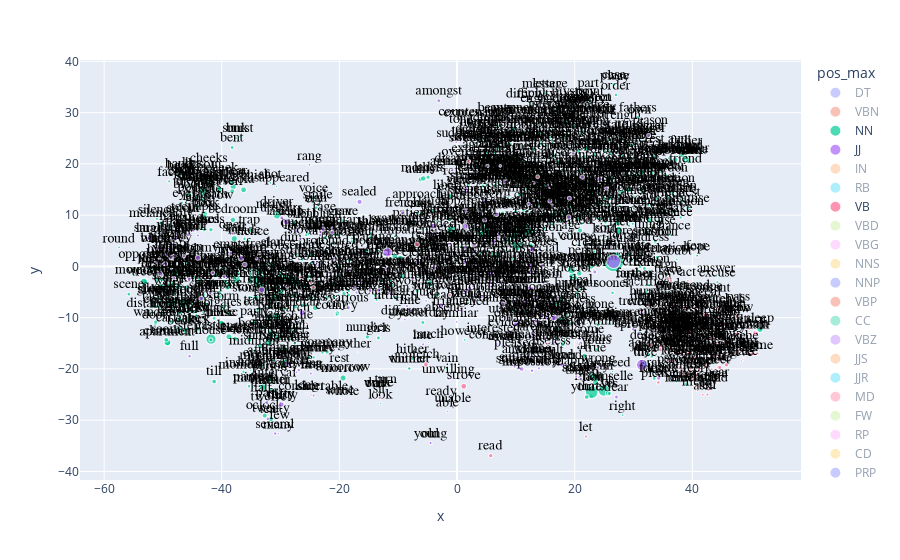

Notebook cell for this chart:
### Code cell
px.scatter(X.reset_index(), 'x', 'y', 
           text='term_str', 
           color='pos_max', 
           hover_name='term_str',          
           size='tfidf_max',
           height=1000).update_traces(
                mode='markers+text', 
                textfont=dict(color='black', size=14, family='Arial'),
                textposition='top center')

### Figure 1 — Plotly figure (JSON) as saved in the notebook; plotly's stock layout.template omitted (floating-point values rounded to 4 significant figures; data arrays with more than 128 entries replaced by an {"elided": "..."} marker saying what was removed)
{"data": [{"hovertemplate": "<b>%{hovertext}</b><br><br>pos_max=DT<br>x=%{x}<br>y=%{y}<br>tfidf_max=%{marker.size}<br>term_str=%{text}<extra></extra>", "hovertext": ["a", "all", "an", "another", "any", "both", "each", "either", "every", "neither", "no", "some", "the", "these", "this", "those"], "legendgroup": "DT", "marker": {"color": "#636efa", "size": [0, 0.2015, 0.2015, 1.284, 0.996, 2.635, 3.012, 1.429, 2.2, 2.069, 0, 0.4192, 0, 1.692, 0, 1.518], "sizemode": "area", "sizeref": 0.3086, "symbol": "circle"}, "mode": "markers+text", "name": "DT", "showlegend": true, "text": ["a", "all", "an", "another", "any", "both", "each", "either", "every", "neither", "no", "some", "the", "these", "this", "those"], "textfont": {"color": "black", "family": "Arial", "size": 14}, "textposition": "top center", "type": "scattergl", "visible": "legendonly", "x": [-21.78, 23.9, -20.96, -21.32, 26.15, -1.146, -17.6, 26.95, -20.49, 27.65, 26.95, -30.92, -42.33, -14.83, -18.97, -14.79], "xaxis": "x", "y": [-28.47, -13.73, -29.08, -28.49, -9.78, 32.25, -13.74, -7.771, -27.46, -8.356, -11.47, -33.48, -6.364, -18.64, -26.24, -18.59], "yaxis": "y"}, {"hovertemplate": "<b>%{hovertext}</b><br><br>pos_max=VBN<br>x=%{x}<br>y=%{y}<br>tfidf_max=%{marker.size}<br>term_str=%{text}<extra></extra>", "hovertext": {"elided": "147 str values"}, "legendgroup": "VBN", "marker": {"color": "#EF553B", "size": {"elided": "147 float values"}, "sizemode": "area", "sizeref": 0.3086, "symbol": "circle"}, "mode": "markers+text", "name": "VBN", "showlegend": true, "text": {"elided": "147 str values"}, "textfont": {"color": "black", "family": "Arial", "size": 14}, "textposition": "top center", "type": "scattergl", "visible": "legendonly", "x": {"elided": "147 float values"}, "xaxis": "x", "y": {"elided": "147 float values"}, "yaxis": "y"}, {"hovertemplate": "<b>%{hovertext}</b><br><br>pos_max=NN<br>x=%{x}<br>y=%{y}<br>tfidf_max=%{marker.size}<br>term_str=%{text}<extra></extra>", "hovertext": {"elided": "911 str values"}, "legendgroup": "NN", "marker": {"color": "#00cc96", "size": {"elided": "911 float values"}, "sizemode": "area", "sizeref": 0.3086, "symbol": "circle"}, "mode": "markers+text", "name": "NN", "showlegend": true, "text": {"elided": "911 str values"}, "textfont": {"color": "black", "family": "Arial", "size": 14}, "textposition": "top center", "type": "scattergl", "visible": true, "x": {"elided": "911 float values"}, "xaxis": "x", "y": {"elided": "911 float values"}, "yaxis": "y"}, {"hovertemplate": "<b>%{hovertext}</b><br><br>pos_max=JJ<br>x=%{x}<br>y=%{y}<br>tfidf_max=%{marker.size}<br>term_str=%{text}<extra></extra>", "hovertext": {"elided": "306 str values"}, "legendgroup": "JJ", "marker": {"color": "#ab63fa", "size": {"elided": "306 float values"}, "sizemode": "area", "sizeref": 0.3086, "symbol": "circle"}, "mode": "markers+text", "name": "JJ", "showlegend": true, "text": {"elided": "306 str values"}, "textfont": {"color": "black", "family": "Arial", "size": 14}, "textposition": "top center", "type": "scattergl", "visible": true, "x": {"elided": "306 float values"}, "xaxis": "x", "y": {"elided": "306 float values"}, "yaxis": "y"}, {"hovertemplate": "<b>%{hovertext}</b><br><br>pos_max=IN<br>x=%{x}<br>y=%{y}<br>tfidf_max=%{marker.size}<br>term_str=%{text}<extra></extra>", "hovertext": ["about", "above", "across", "after", "against", "along", "although", "amid", "amidst", "among", "around", "as", "at", "because", "before", "behind", "beneath", "beside", "besides", "between", "beyond", "by", "during", "except", "for", "from", "if", "in", "into", "like", "near", "oer", "of", "on", "outside", "over", "since", "than", "that", "though", "through", "under", "unless", "until", "upon", "whats", "whether", "while", "with", "within", "without"], "legendgroup": "IN", "marker": {"color": "#FFA15A", "size": [1.378, 3.588, 3.05, 0.6304, 2.061, 3.398, 11.01, 3.447, 2.646, 3.733, 6.61, 0, 0.5037, 1.65, 0.3215, 2.163, 5.653, 2.779, 2.954, 2.427, 3.653, 0, 3.186, 2.063, 0, 0, 0.4856, 0, 0.4288, 0.7127, 2.649, 9.633, 0, 0, 2.504, 0.6286, 1.856, 0.3557, 0, 2.627, 1.067, 3.262, 2.241, 5.366, 4.634, 3.37, 2.27, 3.031, 0.2759, 3.635, 2.831], "sizemode": "area", "sizeref": 0.3086, "symbol": "circle"}, "mode": "markers+text", "name": "IN", "showlegend": true, "text": ["about", "above", "across", "after", "against", "along", "although", "amid", "amidst", "among", "around", "as", "at", "because", "before", "behind", "beneath", "beside", "besides", "between", "beyond", "by", "during", "except", "for", "from", "if", "in", "into", "like", "near", "oer", "of", "on", "outside", "over", "since", "than", "that", "though", "through", "under", "unless", "until", "upon", "whats", "whether", "while", "with", "within", "without"], "textfont": {"color": "black", "family": "Arial", "size": 14}, "textposition": "top center", "type": "scattergl", "visible": "legendonly", "x": [-26.94, -54.78, -56.76, -34.99, -3.706, -55.46, 0.849, -22.92, -18.29, -55.27, -55.52, 10.75, -39.65, 28.04, -40.73, -56.57, -54.85, -36.9, 11.78, -56.6, -16.0, -15.61, -27.97, -12.6, 36.03, -58.48, 29.15, -15.11, -56.08, -9.632, -39.56, -22.16, 11.19, -59.45, -37.0, -57.99, -5.96, -2.385, 28.32, 3.358, -55.56, -15.56, 25.21, -41.25, -59.26, 17.64, 29.12, -41.64, -21.11, -39.57, 28.84], "xaxis": "x", "y": [-28.35, -0.1163, 2.602, -26.76, 32.44, 3.044, -13.46, -0.3993, -3.094, -0.7726, 0.9171, -24.81, -19.66, -20.71, -22.91, 1.327, 0.7384, 18.88, -10.97, -0.03675, -8.279, -10.03, -22.41, -10.02, -18.82, 1.397, -20.94, -9.073, 3.959, -7.884, 5.587, 0.1256, -1.036, 4.18, 4.939, 3.758, 27.08, 14.91, -19.23, -13.57, 3.208, -9.064, -18.93, -22.55, 4.126, -12.83, -20.28, 20.2, 17.14, -19.15, -7.581], "yaxis": "y"}, {"hovertemplate": "<b>%{hovertext}</b><br><br>pos_max=RB<br>x=%{x}<br>y=%{y}<br>tfidf_max=%{marker.size}<br>term_str=%{text}<extra></extra>", "hovertext": {"elided": "135 str values"}, "legendgroup": "RB", "marker": {"color": "#19d3f3", "size": {"elided": "135 float values"}, "sizemode": "area", "sizeref": 0.3086, "symbol": "circle"}, "mode": "markers+text", "name": "RB", "showlegend": true, "text": {"elided": "135 str values"}, "textfont": {"color": "black", "family": "Arial", "size": 14}, "textposition": "top center", "type": "scattergl", "visible": "legendonly", "x": {"elided": "135 float values"}, "xaxis": "x", "y": {"elided": "135 float values"}, "yaxis": "y"}, {"hovertemplate": "<b>%{hovertext}</b><br><br>pos_max=VB<br>x=%{x}<br>y=%{y}<br>tfidf_max=%{marker.size}<br>term_str=%{text}<extra></extra>", "hovertext": {"elided": "174 str values"}, "legendgroup": "VB", "marker": {"color": "#FF6692", "size": {"elided": "174 float values"}, "sizemode": "area", "sizeref": 0.3086, "symbol": "circle"}, "mode": "markers+text", "name": "VB", "showlegend": true, "text": {"elided": "174 str values"}, "textfont": {"color": "black", "family": "Arial", "size": 14}, "textposition": "top center", "type": "scattergl", "visible": true, "x": {"elided": "174 float values"}, "xaxis": "x", "y": {"elided": "174 float values"}, "yaxis": "y"}, {"hovertemplate": "<b>%{hovertext}</b><br><br>pos_max=VBD<br>x=%{x}<br>y=%{y}<br>tfidf_max=%{marker.size}<br>term_str=%{text}<extra></extra>", "hovertext": {"elided": "271 str values"}, "legendgroup": "VBD", "marker": {"color": "#B6E880", "size": {"elided": "271 float values"}, "sizemode": "area", "sizeref": 0.3086, "symbol": "circle"}, "mode": "markers+text", "name": "VBD", "showlegend": true, "text": {"elided": "271 str values"}, "textfont": {"color": "black", "family": "Arial", "size": 14}, "textposition": "top center", "type": "scattergl", "visible": "legendonly", "x": {"elided": "271 float values"}, "xaxis": "x", "y": {"elided": "271 float values"}, "yaxis": "y"}, {"hovertemplate": "<b>%{hovertext}</b><br><br>pos_max=VBG<br>x=%{x}<br>y=%{y}<br>tfidf_max=%{marker.size}<br>term_str=%{text}<extra></extra>", "hovertext": ["according", "addressing", "approaching", "asking", "becoming", "beginning", "being", "breaking", "bringing", "burning", "calling", "carrying", "charming", "closing", "coming", "concerning", "considering", "crying", "dining", "doing", "drawing", "dressing", "driving", "dying", "endeavouring", "entering", "examining", "falling", "finding", "gazing", "getting", "giving", "going", "growing", "having", "hearing", "hiding", "holding", "keeping", "knowing", "leading", "leaving", "listening", "looking", "lying", "making", "missing", "moving", "observing", "opening", "passing", "perceiving", "playing", "pleasing", "pointing", "preceding", "putting", "quitting", "raising", "reaching", "reading", "receiving", "remaining", "remembering", "respecting", "returning", "rising", "running", "saying", "seeing", "seeming", "setting", "sinking", "sitting", "sleeping", "smiling", "soothing", "speaking", "standing", "starting", "suffering", "supposing", "surrounding", "taking", "talking", "telling", "thinking", "throwing", "trembling", "trifling", "trying", "turning", "waiting", "walking", "watching", "winding", "working"], "legendgroup": "VBG", "marker": {"color": "#FF97FF", "size": [4.57, 3.612, 4.153, 2.665, 2.248, 3.394, 1.239, 3.296, 2.445, 4.89, 2.097, 3.447, 3.157, 3.332, 3.505, 5.861, 2.159, 4.627, 3.701, 2.646, 3.89, 5.767, 2.527, 4.731, 2.823, 2.591, 2.527, 3.564, 3.724, 2.709, 2.66, 1.61, 2.039, 2.445, 2.767, 2.879, 5.485, 3.395, 3.424, 2.83, 4.319, 2.601, 2.691, 2.775, 3.065, 2.75, 6.173, 2.018, 4.893, 2.66, 3.274, 3.495, 2.527, 3.612, 2.823, 5.994, 3.093, 5.92, 3.487, 1.723, 5.568, 2.556, 3.225, 2.646, 6.642, 3.516, 2.147, 2.879, 2.192, 2.303, 2.742, 2.294, 2.585, 7.561, 3.091, 6.609, 3.569, 4.491, 2.57, 2.225, 4.235, 2.472, 4.462, 1.959, 3.22, 2.614, 2.491, 2.472, 3.424, 3.408, 2.263, 1.578, 3.316, 2.526, 1.89, 3.946, 2.851], "sizemode": "area", "sizeref": 0.3086, "symbol": "circle"}, "mode": "markers+text", "name": "VBG", "showlegend": true, "text": ["according", "addressing", "approaching", "asking", "becoming", "beginning", "being", "breaking", "bringing", "burning", "calling", "carrying", "charming", "closing", "coming", "concerning", "considering", "crying", "dining", "doing", "drawing", "dressing", "driving", "dying", "endeavouring", "entering", "examining", "falling", "finding", "gazing", "getting", "giving", "going", "growing", "having", "hearing", "hiding", "holding", "keeping", "knowing", "leading", "leaving", "listening", "looking", "lying", "making", "missing", "moving", "observing", "opening", "passing", "perceiving", "playing", "pleasing", "pointing", "preceding", "putting", "quitting", "raising", "reaching", "reading", "receiving", "remaining", "remembering", "respecting", "returning", "rising", "running", "saying", "seeing", "seeming", "setting", "sinking", "sitting", "sleeping", "smiling", "soothing", "speaking", "standing", "starting", "suffering", "supposing", "surrounding", "taking", "talking", "telling", "thinking", "throwing", "trembling", "trifling", "trying", "turning", "waiting", "walking", "watching", "winding", "working"], "textfont": {"color": "black", "family": "Arial", "size": 14}, "textposition": "top center", "type": "scattergl", "visible": "legendonly", "x": [17.47, 16.27, -26.38, 33.27, 0.273, -3.8, 23.06, -17.29, -16.15, -29.54, -31.38, -16.43, 1.767, -34.84, -24.09, 18.47, 10.57, -10.6, -36.1, 22.64, -37.04, -37.78, -31.12, -6.887, -0.02306, -36.08, -20.09, -34.59, -3.704, -29.84, -23.94, 34.29, -24.02, -18.17, 14.43, -4.714, -14.52, -33.44, -16.21, 36.85, -38.2, -28.61, -25.53, -40.9, -42.93, 9.333, -2.266, -27.92, -14.84, -39.49, -41.36, -15.17, -14.96, 0.712, -28.19, -27.42, -32.2, -14.59, -21.48, -28.51, -6.012, 2.622, -28.66, -11.88, 18.47, 3.923, -47.95, -40.41, 17.71, -4.298, 4.733, -40.06, -30.14, -37.25, -19.24, -11.09, -3.236, -6.622, -42.94, -27.39, 8.383, 14.45, -23.03, -31.19, -3.392, 31.86, 17.86, -32.8, -39.45, 13.78, 12.86, -36.65, -29.95, -40.93, -26.65, -48.01, 6.045], "xaxis": "x", "y": [-3.307, -13.16, 1.473, -8.934, 1.021, -22.42, 25.73, 11.74, 11.23, 5.895, 19.12, 11.95, -3.203, 6.407, -14.17, 22.67, -12.69, 4.195, 8.126, -19.1, 9.97, 9.244, -7.356, 14.11, -22.64, 8.479, 3.024, 15.27, 12.65, 3.498, -13.51, -5.04, -14.6, 2.827, 34.91, 14.72, 9.908, 20.57, 10.75, -22.93, 4.59, 22.72, 4.278, 24.22, 3.219, 1.504, -7.787, 5.31, 18.72, 7.604, 1.788, 18.72, 3.182, 18.41, -0.3445, -20.87, 20.11, 13.34, 8.854, -5.282, 8.116, 10.0, -6.866, 21.12, 21.64, 11.02, 0.1721, 3.113, -23.07, 12.6, 17.54, -3.307, 5.958, 10.4, 3.346, 7.819, 4.004, 14.08, 3.233, -1.779, 20.86, -14.91, -0.6831, 20.09, -8.955, -25.11, -22.37, 18.61, 18.42, 1.863, -17.51, 23.06, -14.98, 2.527, 7.795, -2.33, 3.31], "yaxis": "y"}, {"hovertemplate": "<b>%{hovertext}</b><br><br>pos_max=NNS<br>x=%{x}<br>y=%{y}<br>tfidf_max=%{marker.size}<br>term_str=%{text}<extra></extra>", "hovertext": {"elided": "169 str values"}, "legendgroup": "NNS", "marker": {"color": "#FECB52", "size": {"elided": "169 float values"}, "sizemode": "area", "sizeref": 0.3086, "symbol": "circle"}, "mode": "markers+text", "name": "NNS", "showlegend": true, "text": {"elided": "169 str values"}, "textfont": {"color": "black", "family": "Arial", "size": 14}, "textposition": "top center", "type": "scattergl", "visible": "legendonly", "x": {"elided": "169 float values"}, "xaxis": "x", "y": {"elided": "169 float values"}, "yaxis": "y"}, {"hovertemplate": "<b>%{hovertext}</b><br><br>pos_max=NNP<br>x=%{x}<br>y=%{y}<br>tfidf_max=%{marker.size}<br>term_str=%{text}<extra></extra>", "hovertext": ["agnes", "brown", "diary", "edmund", "emily", "ghost", "god", "heaven", "hes", "holmes", "ill", "im", "lord", "madam", "miss", "nun", "sir", "street", "theres", "tommy", "tuppence", "united"], "legendgroup": "NNP", "marker": {"color": "#636efa", "size": [113.7, 8.501, 20.87, 105.4, 84.88, 24.99, 5.448, 9.195, 5.816, 45.64, 1.85, 7.687, 37.65, 23.13, 21.84, 29.24, 18.61, 10.1, 4.407, 75.17, 85.03, 8.062], "sizemode": "area", "sizeref": 0.3086, "symbol": "circle"}, "mode": "markers+text", "name": "NNP", "showlegend": true, "text": ["agnes", "brown", "diary", "edmund", "emily", "ghost", "god", "heaven", "hes", "holmes", "ill", "im", "lord", "madam", "miss", "nun", "sir", "street", "theres", "tommy", "tuppence", "united"], "textfont": {"color": "black", "family": "Arial", "size": 14}, "textposition": "top center", "type": "scattergl", "visible": "legendonly", "x": [-6.758, -46.68, 27.65, -8.182, 3.042, 17.89, 18.1, 31.94, 21.84, -31.0, 19.36, 21.47, 37.7, 25.06, 24.5, -1.544, 25.85, -47.06, 22.33, -8.648, -30.98, 10.96], "xaxis": "x", "y": [3.71, 4.149, 12.72, 4.162, 32.33, -10.74, -11.84, 13.44, -26.1, 11.55, -17.66, -25.67, 19.35, -24.02, -20.14, 6.937, -24.95, -10.08, -26.99, 4.106, 11.45, 12.95], "yaxis": "y"}, {"hovertemplate": "<b>%{hovertext}</b><br><br>pos_max=VBP<br>x=%{x}<br>y=%{y}<br>tfidf_max=%{marker.size}<br>term_str=%{text}<extra></extra>", "hovertext": ["agree", "am", "are", "arose", "assure", "beg", "cannot", "cant", "couldnt", "dare", "didnt", "do", "dont", "entreat", "have", "hid", "know", "need", "presume", "propose", "seem", "suppose", "want", "wish", "wont", "wouldnt"], "legendgroup": "VBP", "marker": {"color": "#EF553B", "size": [8.88, 2.95, 1.334, 2.677, 2.225, 3.363, 2.797, 5.758, 4.362, 2.786, 8.264, 1.091, 6.318, 6.083, 0, 2.499, 0.9728, 2.922, 2.677, 4.627, 2.173, 3.605, 2.914, 2.02, 3.872, 3.946], "sizemode": "area", "sizeref": 0.3086, "symbol": "circle"}, "mode": "markers+text", "name": "VBP", "showlegend": true, "text": ["agree", "am", "are", "arose", "assure", "beg", "cannot", "cant", "couldnt", "dare", "didnt", "do", "dont", "entreat", "have", "hid", "know", "need", "presume", "propose", "seem", "suppose", "want", "wish", "wont", "wouldnt"], "textfont": {"color": "black", "family": "Arial", "size": 14}, "textposition": "top center", "type": "scattergl", "visible": "legendonly", "x": [34.35, 36.36, 16.55, -23.42, 37.09, 34.0, 23.19, 22.98, 21.97, 23.54, 23.07, 41.31, 23.82, 32.97, 42.79, -30.07, 42.44, 21.07, 34.07, 33.21, 38.01, 39.6, 40.03, 38.91, 21.97, 21.38], "xaxis": "x", "y": [-14.14, -26.1, -37.82, 2.491, -20.73, -20.4, -33.9, -32.77, -31.5, -31.63, -32.19, -26.1, -33.05, -19.28, -21.05, 13.98, -24.09, -32.52, -14.88, -14.45, -18.3, -23.13, -25.51, -24.39, -32.41, -30.92], "yaxis": "y"}, {"hovertemplate": "<b>%{hovertext}</b><br><br>pos_max=CC<br>x=%{x}<br>y=%{y}<br>tfidf_max=%{marker.size}<br>term_str=%{text}<extra></extra>", "hovertext": ["and", "but", "nor", "or"], "legendgroup": "CC", "marker": {"color": "#00cc96", "size": [0, 0, 2.465, 0.8002], "sizemode": "area", "sizeref": 0.3086, "symbol": "circle"}, "mode": "markers+text", "name": "CC", "showlegend": true, "text": ["and", "but", "nor", "or"], "textfont": {"color": "black", "family": "Arial", "size": 14}, "textposition": "top center", "type": "scattergl", "visible": "legendonly", "x": [-26.71, 1.505, 27.74, 27.25], "xaxis": "x", "y": [11.38, -14.68, -8.482, -0.1052], "yaxis": "y"}, {"hovertemplate": "<b>%{hovertext}</b><br><br>pos_max=VBZ<br>x=%{x}<br>y=%{y}<br>tfidf_max=%{marker.size}<br>term_str=%{text}<extra></extra>", "hovertext": ["appears", "becomes", "comes", "does", "doesnt", "faces", "gives", "goes", "has", "is", "isnt", "knows", "lies", "looks", "makes", "says", "seems", "tells", "thinks", "wants", "wasnt"], "legendgroup": "VBZ", "marker": {"color": "#ab63fa", "size": [5.994, 8.328, 5.288, 2.121, 3.37, 2.499, 2.367, 2.018, 1.976, 0.3561, 4.496, 2.806, 10.09, 2.637, 2.243, 14.92, 2.922, 3.612, 2.472, 3.824, 7.415], "sizemode": "area", "sizeref": 0.3086, "symbol": "circle"}, "mode": "markers+text", "name": "VBZ", "showlegend": true, "text": ["appears", "becomes", "comes", "does", "doesnt", "faces", "gives", "goes", "has", "is", "isnt", "knows", "lies", "looks", "makes", "says", "seems", "tells", "thinks", "wants", "wasnt"], "textfont": {"color": "black", "family": "Arial", "size": 14}, "textposition": "top center", "type": "scattergl", "visible": "legendonly", "x": [12.99, 16.48, 9.803, 17.53, 19.54, -23.14, 16.75, 9.824, 14.16, 17.64, 19.42, 16.14, 7.487, -0.4922, 17.37, 17.14, 18.19, 15.3, 16.09, 14.48, 19.82], "xaxis": "x", "y": [-23.84, -25.38, -36.41, -33.17, -27.61, -8.188, -25.19, -36.31, 35.92, -32.22, -26.54, -32.15, 4.469, 2.064, -25.41, -29.16, -26.17, -25.65, -26.49, -26.23, -26.72], "yaxis": "y"}, {"hovertemplate": "<b>%{hovertext}</b><br><br>pos_max=JJS<br>x=%{x}<br>y=%{y}<br>tfidf_max=%{marker.size}<br>term_str=%{text}<extra></extra>", "hovertext": ["best", "dearest", "greatest", "highest", "honest", "least", "lest", "nearest", "worst"], "legendgroup": "JJS", "marker": {"color": "#FFA15A", "size": [1.485, 4.589, 2.475, 1.666, 2.796, 4.629, 3.96, 2.615, 3.059], "sizemode": "area", "sizeref": 0.3086, "symbol": "circle"}, "mode": "markers+text", "name": "JJS", "showlegend": true, "text": ["best", "dearest", "greatest", "highest", "honest", "least", "lest", "nearest", "worst"], "textfont": {"color": "black", "family": "Arial", "size": 14}, "textposition": "top center", "type": "scattergl", "visible": "legendonly", "x": [25.83, 26.6, 11.67, 11.26, 12.89, 30.27, 42.87, -15.19, 16.69], "xaxis": "x", "y": [-16.32, 14.76, 1.345, 2.404, -5.338, 5.172, -11.41, 11.12, -11.05], "yaxis": "y"}, {"hovertemplate": "<b>%{hovertext}</b><br><br>pos_max=JJR<br>x=%{x}<br>y=%{y}<br>tfidf_max=%{marker.size}<br>term_str=%{text}<extra></extra>", "hovertext": ["better", "greater", "higher", "less", "lower", "stronger", "worse", "younger"], "legendgroup": "JJR", "marker": {"color": "#19d3f3", "size": [1.342, 2.57, 3.332, 3.11, 2.828, 2.499, 2.283, 3.26], "sizemode": "area", "sizeref": 0.3086, "symbol": "circle"}, "mode": "markers+text", "name": "JJR", "showlegend": true, "text": ["better", "greater", "higher", "less", "lower", "stronger", "worse", "younger"], "textfont": {"color": "black", "family": "Arial", "size": 14}, "textposition": "top center", "type": "scattergl", "visible": "legendonly", "x": [27.32, 26.01, 24.33, 26.83, -49.1, 24.66, 26.07, 16.73], "xaxis": "x", "y": [-4.72, -4.83, -4.147, -3.79, -1.604, -4.699, -4.897, 1.005], "yaxis": "y"}, {"hovertemplate": "<b>%{hovertext}</b><br><br>pos_max=MD<br>x=%{x}<br>y=%{y}<br>tfidf_max=%{marker.size}<br>term_str=%{text}<extra></extra>", "hovertext": ["can", "could", "may", "might", "must", "ought", "shall", "should", "will", "would"], "legendgroup": "MD", "marker": {"color": "#FF6692", "size": [1.149, 0.4995, 1.838, 0.5927, 1.843, 2.858, 2.696, 0.9802, 1.351, 0.3682], "sizemode": "area", "sizeref": 0.3086, "symbol": "circle"}, "mode": "markers+text", "name": "MD", "showlegend": true, "text": ["can", "could", "may", "might", "must", "ought", "shall", "should", "will", "would"], "textfont": {"color": "black", "family": "Arial", "size": 14}, "textposition": "top center", "type": "scattergl", "visible": "legendonly", "x": [23.22, 19.52, 22.49, 20.46, 22.31, 20.31, 23.02, 20.83, 22.94, 20.45], "xaxis": "x", "y": [-35.25, -36.16, -35.89, -36.51, -35.87, -32.58, -35.85, -36.47, -35.83, -36.5], "yaxis": "y"}, {"hovertemplate": "<b>%{hovertext}</b><br><br>pos_max=FW<br>x=%{x}<br>y=%{y}<br>tfidf_max=%{marker.size}<br>term_str=%{text}<extra></extra>", "hovertext": ["de"], "legendgroup": "FW", "marker": {"color": "#B6E880", "size": [8.991], "sizemode": "area", "sizeref": 0.3086, "symbol": "circle"}, "mode": "markers+text", "name": "FW", "showlegend": true, "text": ["de"], "textfont": {"color": "black", "family": "Arial", "size": 14}, "textposition": "top center", "type": "scattergl", "visible": "legendonly", "x": [1.335], "xaxis": "x", "y": [7.56], "yaxis": "y"}, {"hovertemplate": "<b>%{hovertext}</b><br><br>pos_max=RP<br>x=%{x}<br>y=%{y}<br>tfidf_max=%{marker.size}<br>term_str=%{text}<extra></extra>", "hovertext": ["down", "off", "out", "up"], "legendgroup": "RP", "marker": {"color": "#FF97FF", "size": [0.9539, 2.205, 1.828, 0.5621], "sizemode": "area", "sizeref": 0.3086, "symbol": "circle"}, "mode": "markers+text", "name": "RP", "showlegend": true, "text": ["down", "off", "out", "up"], "textfont": {"color": "black", "family": "Arial", "size": 14}, "textposition": "top center", "type": "scattergl", "visible": "legendonly", "x": [-57.59, -57.09, -58.11, -57.99], "xaxis": "x", "y": [8.511, 9.135, 9.513, 8.747], "yaxis": "y"}, {"hovertemplate": "<b>%{hovertext}</b><br><br>pos_max=CD<br>x=%{x}<br>y=%{y}<br>tfidf_max=%{marker.size}<br>term_str=%{text}<extra></extra>", "hovertext": ["eight", "five", "four", "hundred", "nine", "one", "seven", "six", "thousand", "three", "tis", "two"], "legendgroup": "CD", "marker": {"color": "#FECB52", "size": [4.989, 4.775, 5.868, 8.06, 5.485, 0.6429, 5.299, 6.06, 6.17, 5.969, 20.18, 2.714], "sizemode": "area", "sizeref": 0.3086, "symbol": "circle"}, "mode": "markers+text", "name": "CD", "showlegend": true, "text": ["eight", "five", "four", "hundred", "nine", "one", "seven", "six", "thousand", "three", "tis", "two"], "textfont": {"color": "black", "family": "Arial", "size": 14}, "textposition": "top center", "type": "scattergl", "visible": "legendonly", "x": [-31.85, -32.3, -31.67, -29.65, -31.83, 36.81, -31.62, -31.98, -29.26, -32.24, 20.87, -32.39], "xaxis": "x", "y": [-27.74, -29.98, -30.59, -28.95, -27.51, 5.648, -27.86, -29.32, -29.13, -31.37, -17.65, -31.71], "yaxis": "y"}, {"hovertemplate": "<b>%{hovertext}</b><br><br>pos_max=PRP<br>x=%{x}<br>y=%{y}<br>tfidf_max=%{marker.size}<br>term_str=%{text}<extra></extra>", "hovertext": ["he", "herself", "him", "himself", "i", "it", "itself", "me", "myself", "ourselves", "she", "them", "themselves", "they", "us", "we", "you", "yourself"], "legendgroup": "PRP", "marker": {"color": "#636efa", "size": [0.8686, 7.088, 1.834, 2.005, 3.403, 0, 5.405, 5.79, 6.455, 2.387, 10.71, 0.3146, 3.291, 1.177, 2.763, 4.422, 5.712, 3.566], "sizemode": "area", "sizeref": 0.3086, "symbol": "circle"}, "mode": "markers+text", "name": "PRP", "showlegend": true, "text": ["he", "herself", "him", "himself", "i", "it", "itself", "me", "myself", "ourselves", "she", "them", "themselves", "they", "us", "we", "you", "yourself"], "textfont": {"color": "black", "family": "Arial", "size": 14}, "textposition": "top center", "type": "scattergl", "visible": "legendonly", "x": [-8.777, 4.591, -8.354, -8.514, 41.13, 34.74, -47.48, 39.67, 40.44, -9.281, 2.921, -18.46, -18.52, -19.55, -18.19, -20.15, 41.18, 40.49], "xaxis": "x", "y": [-30.89, 32.06, -30.14, -30.14, 10.86, 4.016, -20.4, 8.015, 11.05, -14.27, 32.44, -17.09, -16.04, -18, -19.76, -19.38, 7.353, 7.588], "yaxis": "y"}, {"hovertemplate": "<b>%{hovertext}</b><br><br>pos_max=PRP$<br>x=%{x}<br>y=%{y}<br>tfidf_max=%{marker.size}<br>term_str=%{text}<extra></extra>", "hovertext": ["her", "his", "its", "my", "our", "their", "your"], "legendgroup": "PRP$", "marker": {"color": "#EF553B", "size": [12.62, 0.7651, 1.225, 3.757, 3.303, 2.608, 5.442], "sizemode": "area", "sizeref": 0.3086, "symbol": "circle"}, "mode": "markers+text", "name": "PRP$", "showlegend": true, "text": ["her", "his", "its", "my", "our", "their", "your"], "textfont": {"color": "black", "family": "Arial", "size": 14}, "textposition": "top center", "type": "scattergl", "visible": "legendonly", "x": [4.691, -8.816, -47.53, 45.99, -9.171, -18.78, 45.99], "xaxis": "x", "y": [32.07, -29.51, -20.39, 2.895, -14.36, -15.71, 2.898], "yaxis": "y"}, {"hovertemplate": "<b>%{hovertext}</b><br><br>pos_max=WRB<br>x=%{x}<br>y=%{y}<br>tfidf_max=%{marker.size}<br>term_str=%{text}<extra></extra>", "hovertext": ["how", "when", "whenever", "where", "why"], "legendgroup": "WRB", "marker": {"color": "#00cc96", "size": [0.8297, 0.3496, 2.097, 1.197, 2.075], "sizemode": "area", "sizeref": 0.3086, "symbol": "circle"}, "mode": "markers+text", "name": "WRB", "showlegend": true, "text": ["how", "when", "whenever", "where", "why"], "textfont": {"color": "black", "family": "Arial", "size": 14}, "textposition": "top center", "type": "scattergl", "visible": "legendonly", "x": [28.3, -41.84, 8.404, -42.47, 27.92], "xaxis": "x", "y": [-22.25, -22.87, -23.93, -17.52, -21.52], "yaxis": "y"}, {"hovertemplate": "<b>%{hovertext}</b><br><br>pos_max=RBR<br>x=%{x}<br>y=%{y}<br>tfidf_max=%{marker.size}<br>term_str=%{text}<extra></extra>", "hovertext": ["longer", "more"], "legendgroup": "RBR", "marker": {"color": "#ab63fa", "size": [4.159, 0.1171], "sizemode": "area", "sizeref": 0.3086, "symbol": "circle"}, "mode": "markers+text", "name": "RBR", "showlegend": true, "text": ["longer", "more"], "textfont": {"color": "black", "family": "Arial", "size": 14}, "textposition": "top center", "type": "scattergl", "visible": "legendonly", "x": [37.17, 27.16], "xaxis": "x", "y": [1.146, -3.584], "yaxis": "y"}, {"hovertemplate": "<b>%{hovertext}</b><br><br>pos_max=RBS<br>x=%{x}<br>y=%{y}<br>tfidf_max=%{marker.size}<br>term_str=%{text}<extra></extra>", "hovertext": ["most"], "legendgroup": "RBS", "marker": {"color": "#FFA15A", "size": [1.955], "sizemode": "area", "sizeref": 0.3086, "symbol": "circle"}, "mode": "markers+text", "name": "RBS", "showlegend": true, "text": ["most"], "textfont": {"color": "black", "family": "Arial", "size": 14}, "textposition": "top center", "type": "scattergl", "visible": "legendonly", "x": [13.95], "xaxis": "x", "y": [-1.987], "yaxis": "y"}, {"hovertemplate": "<b>%{hovertext}</b><br><br>pos_max=EX<br>x=%{x}<br>y=%{y}<br>tfidf_max=%{marker.size}<br>term_str=%{text}<extra></extra>", "hovertext": ["there"], "legendgroup": "EX", "marker": {"color": "#19d3f3", "size": [0.7807], "sizemode": "area", "sizeref": 0.3086, "symbol": "circle"}, "mode": "markers+text", "name": "EX", "showlegend": true, "text": ["there"], "textfont": {"color": "black", "family": "Arial", "size": 14}, "textposition": "top center", "type": "scattergl", "visible": "legendonly", "x": [25.98], "xaxis": "x", "y": [-28.54], "yaxis": "y"}, {"hovertemplate": "<b>%{hovertext}</b><br><br>pos_max=TO<br>x=%{x}<br>y=%{y}<br>tfidf_max=%{marker.size}<br>term_str=%{text}<extra></extra>", "hovertext": ["to"], "legendgroup": "TO", "marker": {"color": "#FF6692", "size": [0], "sizemode": "area", "sizeref": 0.3086, "symbol": "circle"}, "mode": "markers+text", "name": "TO", "showlegend": true, "text": ["to"], "textfont": {"color": "black", "family": "Arial", "size": 14}, "textposition": "top center", "type": "scattergl", "visible": "legendonly", "x": [0.9682], "xaxis": "x", "y": [-29.22], "yaxis": "y"}, {"hovertemplate": "<b>%{hovertext}</b><br><br>pos_max=WP<br>x=%{x}<br>y=%{y}<br>tfidf_max=%{marker.size}<br>term_str=%{text}<extra></extra>", "hovertext": ["what", "who", "whom"], "legendgroup": "WP", "marker": {"color": "#B6E880", "size": [0.3313, 0.3114, 2.591], "sizemode": "area", "sizeref": 0.3086, "symbol": "circle"}, "mode": "markers+text", "name": "WP", "showlegend": true, "text": ["what", "who", "whom"], "textfont": {"color": "black", "family": "Arial", "size": 14}, "textposition": "top center", "type": "scattergl", "visible": "legendonly", "x": [28.84, -4.56, -4.557], "xaxis": "x", "y": [-22.66, -37.02, -37.03], "yaxis": "y"}, {"hovertemplate": "<b>%{hovertext}</b><br><br>pos_max=WDT<br>x=%{x}<br>y=%{y}<br>tfidf_max=%{marker.size}<br>term_str=%{text}<extra></extra>", "hovertext": ["whatever", "which"], "legendgroup": "WDT", "marker": {"color": "#FF97FF", "size": [3.103, 0.5932], "sizemode": "area", "sizeref": 0.3086, "symbol": "circle"}, "mode": "markers+text", "name": "WDT", "showlegend": true, "text": ["whatever", "which"], "textfont": {"color": "black", "family": "Arial", "size": 14}, "textposition": "top center", "type": "scattergl", "visible": "legendonly", "x": [28.52, -1.057], "xaxis": "x", "y": [-18.18, -13.68], "yaxis": "y"}, {"hovertemplate": "<b>%{hovertext}</b><br><br>pos_max=WP$<br>x=%{x}<br>y=%{y}<br>tfidf_max=%{marker.size}<br>term_str=%{text}<extra></extra>", "hovertext": ["whose"], "legendgroup": "WP$", "marker": {"color": "#FECB52", "size": [4.082], "sizemode": "area", "sizeref": 0.3086, "symbol": "circle"}, "mode": "markers+text", "name": "WP$", "showlegend": true, "text": ["whose"], "textfont": {"color": "black", "family": "Arial", "size": 14}, "textposition": "top center", "type": "scattergl", "visible": "legendonly", "x": [-1.18], "xaxis": "x", "y": [21.74], "yaxis": "y"}], "layout": {"autosize": true, "legend": {"itemsizing": "constant", "title": {"text": "pos_max"}, "tracegroupgap": 0}, "margin": {"t": 60}, "xaxis": {"anchor": "y", "autorange": true, "domain": [0, 1], "range": [-63.81, 58.02], "title": {"text": "x"}, "type": "linear"}, "yaxis": {"anchor": "x", "autorange": true, "domain": [0, 1], "range": [-42.35, 40.96], "title": {"text": "y"}, "type": "linear"}}}
